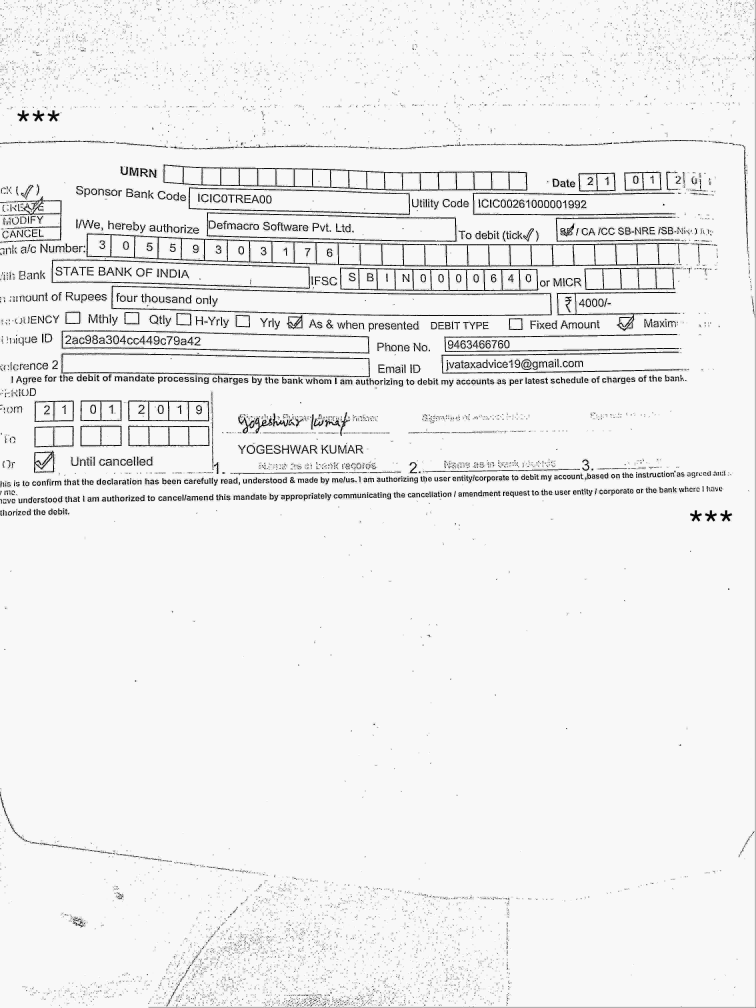
#> input picture output/sample.jpg, 3024 x 4032 px (shown at 1/4 size)
$ python -i scan.py   (imports and definitions only)
#> lines starting #> are read from the running program, lines starting #| are printed output that depends on the picture; after the words box and inside, x2 and y2 are one past the last pixel; in counts of white or black regions, pixels touching at a corner belong together
### pyimagesearch/imutils.py
# Import the necessary packages
import numpy as np
import cv2

# [23 lines left out: functions translate, rotate, not called in this run]

def resize(image, width = None, height = None, inter = cv2.INTER_AREA):
	# initialize the dimensions of the image to be resized and
	# grab the image size
	dim = None
	(h, w) = image.shape[:2]

	# if both the width and height are None, then return the
	# original image
	if width is None and height is None:
		return image

	# check to see if the width is None
	if width is None:
		# calculate the ratio of the height and construct the
		# dimensions
		r = height / float(h)
		dim = (int(w * r), height)

	# otherwise, the height is None
	else:
		# calculate the ratio of the width and construct the
		# dimensions
		r = width / float(w)
		dim = (width, int(h * r))

	# resize the image
	resized = cv2.resize(image, dim, interpolation = inter)

	# return the resized image
	return resized

### pyimagesearch/transform.py
# import the necessary packages
from scipy.spatial import distance as dist
import numpy as np
import cv2

def order_points(pts):
    # sort the points based on their x-coordinates
    xSorted = pts[np.argsort(pts[:, 0]), :]

    # grab the left-most and right-most points from the sorted
    # x-roodinate points
    leftMost = xSorted[:2, :]
    rightMost = xSorted[2:, :]

    # now, sort the left-most coordinates according to their
    # y-coordinates so we can grab the top-left and bottom-left
    # points, respectively
    leftMost = leftMost[np.argsort(leftMost[:, 1]), :]
    (tl, bl) = leftMost

    # now that we have the top-left coordinate, use it as an
    # anchor to calculate the Euclidean distance between the
    # top-left and right-most points; by the Pythagorean
    # theorem, the point with the largest distance will be
    # our bottom-right point
    D = dist.cdist(tl[np.newaxis], rightMost, "euclidean")[0]
    (br, tr) = rightMost[np.argsort(D)[::-1], :]

    # return the coordinates in top-left, top-right,
    # bottom-right, and bottom-left order
    return np.array([tl, tr, br, bl], dtype = "float32")

def four_point_transform(image, pts):
    # obtain a consistent order of the points and unpack them
    # individually
    rect = order_points(pts)
    (tl, tr, br, bl) = rect

    # compute the width of the new image, which will be the
    # maximum distance between bottom-right and bottom-left
    # x-coordiates or the top-right and top-left x-coordinates
    widthA = np.sqrt(((br[0] - bl[0]) ** 2) + ((br[1] - bl[1]) ** 2))
    widthB = np.sqrt(((tr[0] - tl[0]) ** 2) + ((tr[1] - tl[1]) ** 2))
    maxWidth = max(int(widthA), int(widthB))

    # compute the height of the new image, which will be the
    # maximum distance between the top-right and bottom-right
    # y-coordinates or the top-left and bottom-left y-coordinates
    heightA = np.sqrt(((tr[0] - br[0]) ** 2) + ((tr[1] - br[1]) ** 2))
    heightB = np.sqrt(((tl[0] - bl[0]) ** 2) + ((tl[1] - bl[1]) ** 2))
    maxHeight = max(int(heightA), int(heightB))

    # now that we have the dimensions of the new image, construct
    # the set of destination points to obtain a "birds eye view",
    # (i.e. top-down view) of the image, again specifying points
    # in the top-left, top-right, bottom-right, and bottom-left
    # order
    dst = np.array([
        [0, 0],
        [maxWidth - 1, 0],
        [maxWidth - 1, maxHeight - 1],
        [0, maxHeight - 1]], dtype = "float32")

    # compute the perspective transform matrix and then apply it
    M = cv2.getPerspectiveTransform(rect, dst)
    warped = cv2.warpPerspective(image, M, (maxWidth, maxHeight))

    # return the warped image
    return warped

### scan.py
# USAGE:
# python scan.py (--images <IMG_DIR> | --image <IMG_PATH>) [-i]
# For example, to scan a single image with interactive mode:
# python scan.py --image sample_images/desk.JPG -i
# To scan all images in a directory automatically:
# python scan.py --images sample_images

# Scanned images will be output to directory named 'output'

from pyimagesearch import transform
from pyimagesearch import imutils
from scipy.spatial import distance as dist
from matplotlib.patches import Polygon
import polygon_interacter as poly_i
import numpy as np
import matplotlib.pyplot as plt
import itertools
import math
import cv2
from PIL import Image
import argparse
import shutil, os

class DocScanner(object):
    """An image scanner"""

    def __init__(self, interactive=False, MIN_QUAD_AREA_RATIO=0.25, MAX_QUAD_ANGLE_RANGE=40):
        """
        Args:
            interactive (boolean): If True, user can adjust screen contour before
                transformation occurs in interactive pyplot window.
            MIN_QUAD_AREA_RATIO (float): A contour will be rejected if its corners
                do not form a quadrilateral that covers at least MIN_QUAD_AREA_RATIO
                of the original image. Defaults to 0.25.
            MAX_QUAD_ANGLE_RANGE (int):  A contour will also be rejected if the range
                of its interior angles exceeds MAX_QUAD_ANGLE_RANGE. Defaults to 40.
        """
        self.interactive = interactive
        self.MIN_QUAD_AREA_RATIO = MIN_QUAD_AREA_RATIO
        self.MAX_QUAD_ANGLE_RANGE = MAX_QUAD_ANGLE_RANGE

    def filter_corners(self, corners, min_dist=20):
        """Filters corners that are within min_dist of others"""
        def predicate(representatives, corner):
            return all(dist.euclidean(representative, corner) >= min_dist
                       for representative in representatives)

        filtered_corners = []
        for c in corners:
            if predicate(filtered_corners, c):
                filtered_corners.append(c)
        return filtered_corners

    def angle_between_vectors_degrees(self, u, v):
        """Returns the angle between two vectors in degrees"""
        return np.degrees(
            math.acos(np.dot(u, v) / (np.linalg.norm(u) * np.linalg.norm(v))))

    def get_angle(self, p1, p2, p3):
        """
        Returns the angle between the line segment from p2 to p1
        and the line segment from p2 to p3 in degrees
        """
        a = np.radians(np.array(p1))
        b = np.radians(np.array(p2))
        c = np.radians(np.array(p3))

        avec = a - b
        cvec = c - b

        return self.angle_between_vectors_degrees(avec, cvec)

    def angle_range(self, quad):
        """
        Returns the range between max and min interior angles of quadrilateral.
        The input quadrilateral must be a numpy array with vertices ordered clockwise
        starting with the top left vertex.
        """
        tl, tr, br, bl = quad
        ura = self.get_angle(tl[0], tr[0], br[0])
        ula = self.get_angle(bl[0], tl[0], tr[0])
        lra = self.get_angle(tr[0], br[0], bl[0])
        lla = self.get_angle(br[0], bl[0], tl[0])

        angles = [ura, ula, lra, lla]
        return np.ptp(angles)

    def get_corners(self, img):
        """
        Returns a list of corners ((x, y) tuples) found in the input image. With proper
        pre-processing and filtering, it should output at most 10 potential corners.
        This is a utility function used by get_contours. The input image is expected
        to be rescaled and Canny filtered prior to be passed in.
        """
        lsd = cv2.createLineSegmentDetector()
        lines = lsd.detect(img)[0]

        # massages the output from LSD
        # LSD operates on edges. One "line" has 2 edges, and so we need to combine the edges back into lines
        # 1. separate out the lines into horizontal and vertical lines.
        # 2. Draw the horizontal lines back onto a canvas, but slightly thicker and longer.
        # 3. Run connected-components on the new canvas
        # 4. Get the bounding box for each component, and the bounding box is final line.
        # 5. The ends of each line is a corner
        # 6. Repeat for vertical lines
        # 7. Draw all the final lines onto another canvas. Where the lines overlap are also corners

        corners = []
        if lines is not None:
            # separate out the horizontal and vertical lines, and draw them back onto separate canvases
            lines = lines.squeeze().astype(np.int32).tolist()
            horizontal_lines_canvas = np.zeros(img.shape, dtype=np.uint8)
            vertical_lines_canvas = np.zeros(img.shape, dtype=np.uint8)
            for line in lines:
                x1, y1, x2, y2 = line
                if abs(x2 - x1) > abs(y2 - y1):
                    (x1, y1), (x2, y2) = sorted(((x1, y1), (x2, y2)), key=lambda pt: pt[0])
                    cv2.line(horizontal_lines_canvas, (max(x1 - 5, 0), y1), (min(x2 + 5, img.shape[1] - 1), y2), 255, 2)
                else:
                    (x1, y1), (x2, y2) = sorted(((x1, y1), (x2, y2)), key=lambda pt: pt[1])
                    cv2.line(vertical_lines_canvas, (x1, max(y1 - 5, 0)), (x2, min(y2 + 5, img.shape[0] - 1)), 255, 2)

            lines = []

            # find the horizontal lines (connected-components -> bounding boxes -> final lines)
            (contours, hierarchy) = cv2.findContours(horizontal_lines_canvas, cv2.RETR_EXTERNAL, cv2.CHAIN_APPROX_NONE)
            contours = sorted(contours, key=lambda c: cv2.arcLength(c, True), reverse=True)[:2]
            horizontal_lines_canvas = np.zeros(img.shape, dtype=np.uint8)
            for contour in contours:
                contour = contour.reshape((contour.shape[0], contour.shape[2]))
                min_x = np.amin(contour[:, 0], axis=0) + 2
                max_x = np.amax(contour[:, 0], axis=0) - 2
                left_y = int(np.average(contour[contour[:, 0] == min_x][:, 1]))
                right_y = int(np.average(contour[contour[:, 0] == max_x][:, 1]))
                lines.append((min_x, left_y, max_x, right_y))
                cv2.line(horizontal_lines_canvas, (min_x, left_y), (max_x, right_y), 1, 1)
                corners.append((min_x, left_y))
                corners.append((max_x, right_y))

            # find the vertical lines (connected-components -> bounding boxes -> final lines)
            (contours, hierarchy) = cv2.findContours(vertical_lines_canvas, cv2.RETR_EXTERNAL, cv2.CHAIN_APPROX_NONE)
            contours = sorted(contours, key=lambda c: cv2.arcLength(c, True), reverse=True)[:2]
            vertical_lines_canvas = np.zeros(img.shape, dtype=np.uint8)
            for contour in contours:
                contour = contour.reshape((contour.shape[0], contour.shape[2]))
                min_y = np.amin(contour[:, 1], axis=0) + 2
                max_y = np.amax(contour[:, 1], axis=0) - 2
                top_x = int(np.average(contour[contour[:, 1] == min_y][:, 0]))
                bottom_x = int(np.average(contour[contour[:, 1] == max_y][:, 0]))
                lines.append((top_x, min_y, bottom_x, max_y))
                cv2.line(vertical_lines_canvas, (top_x, min_y), (bottom_x, max_y), 1, 1)
                corners.append((top_x, min_y))
                corners.append((bottom_x, max_y))

            # find the corners
            corners_y, corners_x = np.where(horizontal_lines_canvas + vertical_lines_canvas == 2)
            corners += zip(corners_x, corners_y)

        # remove corners in close proximity
        corners = self.filter_corners(corners)
        return corners

    def is_valid_contour(self, cnt, IM_WIDTH, IM_HEIGHT):
        """Returns True if the contour satisfies all requirements set at instantitation"""

        return (len(cnt) == 4 and cv2.contourArea(cnt) > IM_WIDTH * IM_HEIGHT * self.MIN_QUAD_AREA_RATIO
            and self.angle_range(cnt) < self.MAX_QUAD_ANGLE_RANGE)


    def get_contour(self, rescaled_image):
        """
        Returns a numpy array of shape (4, 2) containing the vertices of the four corners
        of the document in the image. It considers the corners returned from get_corners()
        and uses heuristics to choose the four corners that most likely represent
        the corners of the document. If no corners were found, or the four corners represent
        a quadrilateral that is too small or convex, it returns the original four corners.
        """

        # these constants are carefully chosen
        MORPH = 9
        CANNY = 84
        HOUGH = 25

        IM_HEIGHT, IM_WIDTH, _ = rescaled_image.shape

        # convert the image to grayscale and blur it slightly
        gray = cv2.cvtColor(rescaled_image, cv2.COLOR_BGR2GRAY)
        gray = cv2.GaussianBlur(gray, (7,7), 0)

        # dilate helps to remove potential holes between edge segments
        kernel = cv2.getStructuringElement(cv2.MORPH_RECT,(MORPH,MORPH))
        dilated = cv2.dilate(gray, kernel)

        # find edges and mark them in the output map using the Canny algorithm
        edged = cv2.Canny(dilated, 0, CANNY)
        test_corners = self.get_corners(edged)

        approx_contours = []

        if len(test_corners) >= 4:
            quads = []

            for quad in itertools.combinations(test_corners, 4):
                points = np.array(quad)
                points = transform.order_points(points)
                points = np.array([[p] for p in points], dtype = "int32")
                quads.append(points)

            # get top five quadrilaterals by area
            quads = sorted(quads, key=cv2.contourArea, reverse=True)[:5]
            # sort candidate quadrilaterals by their angle range, which helps remove outliers
            quads = sorted(quads, key=self.angle_range)

            approx = quads[0]
            if self.is_valid_contour(approx, IM_WIDTH, IM_HEIGHT):
                approx_contours.append(approx)

            # for debugging: uncomment the code below to draw the corners and countour found
            # by get_corners() and overlay it on the image

            # cv2.drawContours(rescaled_image, [approx], -1, (20, 20, 255), 2)
            # plt.scatter(*zip(*test_corners))
            # plt.imshow(rescaled_image)
            # plt.show()

        # also attempt to find contours directly from the edged image, which occasionally
        # produces better results
        (cnts, hierarchy) = cv2.findContours(edged.copy(), cv2.RETR_EXTERNAL, cv2.CHAIN_APPROX_SIMPLE)
        cnts = sorted(cnts, key=cv2.contourArea, reverse=True)[:5]

        # loop over the contours
        for c in cnts:
            # approximate the contour
            approx = cv2.approxPolyDP(c, 80, True)
            if self.is_valid_contour(approx, IM_WIDTH, IM_HEIGHT):
                approx_contours.append(approx)
                break

        # If we did not find any valid contours, just use the whole image
        if not approx_contours:
            TOP_RIGHT = (IM_WIDTH, 0)
            BOTTOM_RIGHT = (IM_WIDTH, IM_HEIGHT)
            BOTTOM_LEFT = (0, IM_HEIGHT)
            TOP_LEFT = (0, 0)
            screenCnt = np.array([[TOP_RIGHT], [BOTTOM_RIGHT], [BOTTOM_LEFT], [TOP_LEFT]])

        else:
            screenCnt = max(approx_contours, key=cv2.contourArea)

        return screenCnt.reshape(4, 2)

    def interactive_get_contour(self, screenCnt, rescaled_image):
        poly = Polygon(screenCnt, animated=True, fill=False, color="yellow", linewidth=5)
        fig, ax = plt.subplots()
        ax.add_patch(poly)
        ax.set_title(('Drag the corners of the box to the corners of the document. \n'
            'Close the window when finished.'))
        p = poly_i.PolygonInteractor(ax, poly)
        plt.imshow(rescaled_image)
        plt.show()

        new_points = p.get_poly_points()[:4]
        new_points = np.array([[p] for p in new_points], dtype = "int32")
        return new_points.reshape(4, 2)

    def scan(self, image_path):

#> called with image_path = 'output/sample.jpg'
        RESCALED_HEIGHT = 500.0
        OUTPUT_DIR = 'output'

        # load the image and compute the ratio of the old height
        # to the new height, clone it, and resize it
        image = cv2.imread(image_path)
#> image is the input picture: shape (4032, 3024, 3); min 0, max 255, mean 238.5

        assert(image is not None)

        ratio = image.shape[0] / RESCALED_HEIGHT
#> ratio = 8.06
        orig = image.copy()
        rescaled_image = imutils.resize(image, height = int(RESCALED_HEIGHT))

        # get the contour of the document
        screenCnt = self.get_contour(rescaled_image)
#> in get_contour, `gray = cv2.GaussianBlur(gray, (7,7), 0)`:
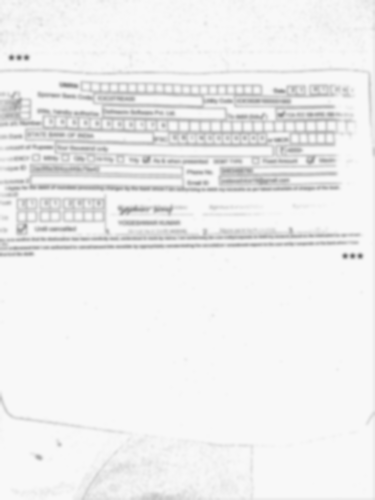
#> gray: shape (500, 375); min 113, max 248, mean 238.6
#> in get_contour, `dilated = cv2.dilate(gray, kernel)`:
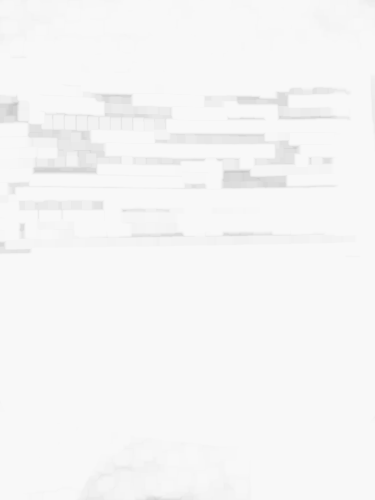
#> dilated: shape (500, 375); min 197, max 248, mean 246.3
#> in get_contour, `edged = cv2.Canny(dilated, 0, CANNY)`:
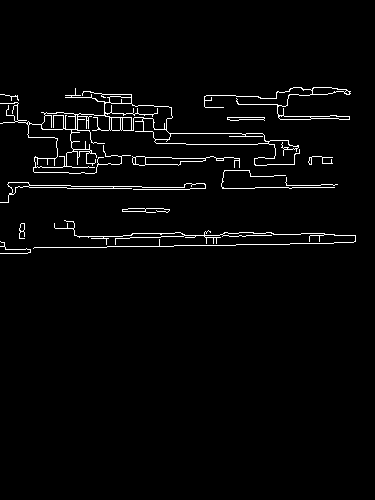
#> edged: shape (500, 375); 2.5% white in thin lines or dots, all inside (x1, y1, x2, y2) = (0, 87, 356, 254)
#> in get_corners, `lines = lsd.detect(img)[0]`: lines = 187 rows, first 6: [102.9, 101.9, 102.9, 114.4], [101.9, 114.1, 56.78, 110.7], [96.85, 130.4, 133.1, 131.1], [240, 166.9, 239.7, 158.1], [133.1, 165.2, 179.4, 164.8], [284.4, 149.7, 293.1, 149.8]
#> in get_corners, `lines = lines.squeeze().astype(np.int32).tolist()`: lines = 187 items, first 6: [102, 101, 102, 114], [101, 114, 56, 110], [96, 130, 133, 131], [240, 166, 239, 158], [133, 165, 179, 164], [284, 149, 293, 149]
#> the loop in get_corners, `for line in lines:` made 187 passes
#> (line, x1, y1, x2, y2) on passes 2, 4, 8, 9, 11, 15, 19, 20, 21, 23, 24, 25: ([101, 114, 56, 110], 56, 110, 101, 114), ([240, 166, 239, 158], 239, 158, 240, 166), ([154, 112, 139, 112], 139, 112, 154, 112), ([173, 231, 131, 231], 131, 231, 173, 231), ([201, 234, 185, 233], 185, 233, 201, 234), ([166, 137, 154, 137], 154, 137, 166, 137), ([284, 103, 239, 102], 239, 102, 284, 103), ([65, 126, 65, 114], 65, 114, 65, 126), ([55, 156, 35, 156], 35, 156, 55, 156), ([344, 87, 339, 87], 339, 87, 344, 87), ([168, 206, 121, 206], 121, 206, 168, 206), ([83, 147, 73, 147], 73, 147, 83, 147)
#> (x1, y1, x2, y2) on passes 1, 3, 5, 6, 7, 10: (102, 101, 102, 114), (96, 130, 133, 131), (133, 165, 179, 164), (284, 149, 293, 149), (202, 96, 202, 105), (275, 105, 276, 116)
#> after the loop in get_corners, `for line in lines:`:
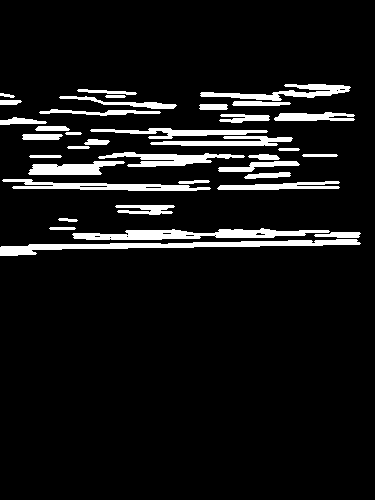
#> horizontal_lines_canvas: shape (500, 375); 8.3% white; 36 white regions, largest, box (x1, y1, x2, y2) and area: (0, 239, 361, 256) 2072, (72, 228, 330, 240) 1739, (2, 179, 211, 191) 1194
#> after the loop in get_corners, `for line in lines:`:
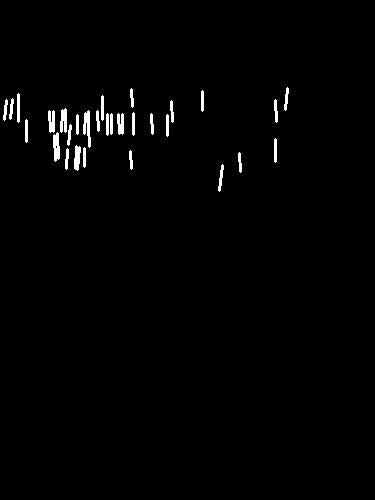
#> vertical_lines_canvas: shape (500, 375); 1.3% white; 30 white regions, largest, box (x1, y1, x2, y2) and area: (83, 110, 91, 148) 173, (53, 132, 60, 162) 160, (60, 108, 67, 133) 139
#> the loop in get_corners, `for contour in contours:` made 2 passes
#> after the loop in get_corners, `for contour in contours:`:
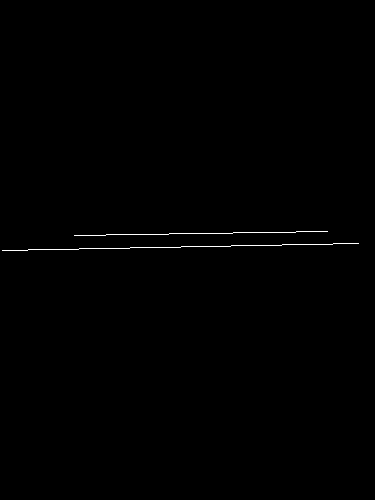
#> horizontal_lines_canvas: shape (500, 375); values 0 (black) and 1 (white), 0.33% white in thin lines or dots, all inside (x1, y1, x2, y2) = (2, 231, 359, 251)
#> after the loop in get_corners, `for contour in contours:`:
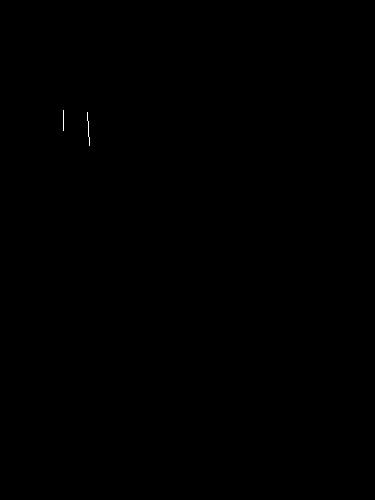
#> vertical_lines_canvas: shape (500, 375); values 0 (black) and 1 (white), 0.03% white in thin lines or dots, all inside (x1, y1, x2, y2) = (63, 110, 90, 146)
#> the loop in filter_corners, `for c in corners:` made 8 passes
#> c on passes 1 to 8: (2, 250), (358, 243), (74, 235), (327, 231), (87, 112), (89, 145), (63, 110), (63, 130)
#> the loop in get_contour, `for quad in itertools.combinations(test_corners, 4):` made 70 passes
#> quad on passes 1 to 12: ((2, 250), (358, 243), (74, 235), (327, 231)), ((2, 250), (358, 243), (74, 235), (87, 112)), ((2, 250), (358, 243), (74, 235), (89, 145)), ((2, 250), (358, 243), (74, 235), (63, 110)), ((2, 250), (358, 243), (74, 235), (63, 130)), ((2, 250), (358, 243), (327, 231), (87, 112)), ((2, 250), (358, 243), (327, 231), (89, 145)), ((2, 250), (358, 243), (327, 231), (63, 110)), ((2, 250), (358, 243), (327, 231), (63, 130)), ((2, 250), (358, 243), (87, 112), (89, 145)), ((2, 250), (358, 243), (87, 112), (63, 110)), ((2, 250), (358, 243), (87, 112), (63, 130))
#> the loop in get_contour, `for c in cnts:` made 5 passes

        if self.interactive:
            screenCnt = self.interactive_get_contour(screenCnt, rescaled_image)

        # apply the perspective transformation
        warped = transform.four_point_transform(orig, screenCnt * ratio)

        # convert the warped image to grayscale
        gray = cv2.cvtColor(warped, cv2.COLOR_BGR2GRAY)
#> gray: shape (4032, 3024)

        # sharpen image
        sharpen = cv2.GaussianBlur(gray, (0,0), 3)
        sharpen = cv2.addWeighted(gray, 1.5, sharpen, -0.5, 0)

        # apply adaptive threshold to get black and white effect
        thresh = cv2.adaptiveThreshold(sharpen, 255, cv2.ADAPTIVE_THRESH_GAUSSIAN_C, cv2.THRESH_BINARY, 21, 15)
#> thresh: shape (4032, 3024); 95% white; 33796 black regions (31665 under 20 px), largest, box (x1, y1, x2, y2) and area: (344, 933, 2757, 1066) 27095, (653, 657, 2109, 763) 16406, (445, 1142, 2206, 1264) 13700

        # save the transformed image
        basename = os.path.basename(image_path)
        cv2.imwrite(OUTPUT_DIR + '/' + basename, thresh)
        print("Proccessed " + basename)


# [65 lines not run here, left out]

>>> result = DocScanner().scan('output/sample.jpg')
